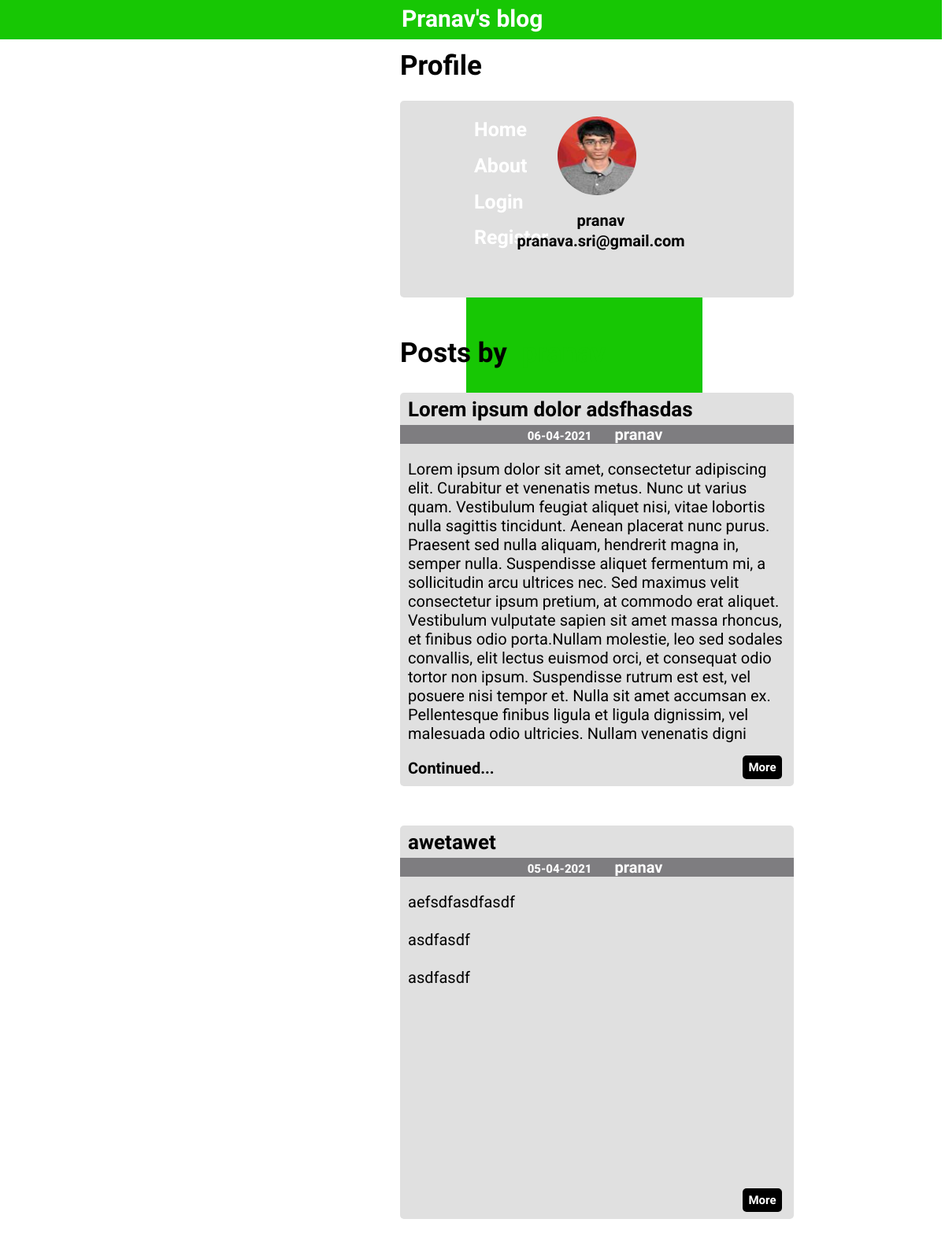
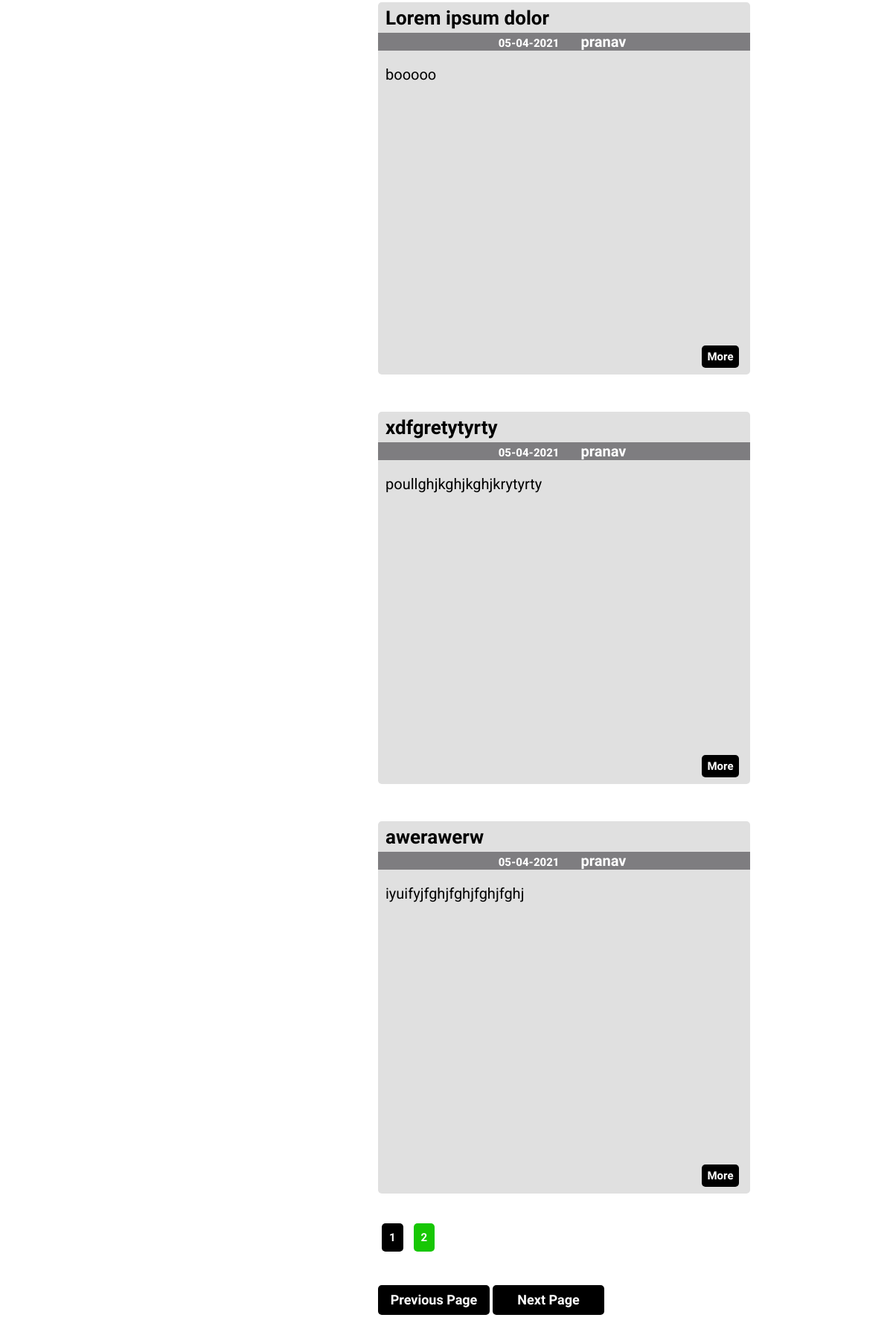
Page /pranav on the committed database (2 pictures, top to bottom).
### flaskblog/models.py (models this page shows, shortened)
class User(db.Model,UserMixin):
    id = db.Column(db.Integer,primary_key=True)
    username = db.Column(db.String(20),unique=True,nullable=False)
    email = db.Column(db.String(120),unique=True,nullable=False)
    image_file = db.Column(db.String(20),nullable=False,default='default.png')
    password = db.Column(db.String(60),nullable=False)
    posts = db.relationship('Post',backref='author',lazy=True)

class Post(db.Model):
    id = db.Column(db.Integer,primary_key=True)
    date = db.Column(db.DateTime,nullable=False,default=dt.datetime.utcnow)
    title = db.Column(db.String(35),nullable=False)
    content = db.Column(db.Text,nullable=False)
    user_id = db.Column(db.Integer,db.ForeignKey('user.id'),nullable=False)

### flaskblog/users/routes.py (the view)
@users.route("/<username>")
def profile(username):
    user = User.query.filter_by(username=username).first_or_404()
    if(user is not None):
        image_file = url_for('static',filename='profile_pics/{}'.format(user.image_file))
        page = request.args.get('page',1)
        posts = Post.query.filter_by(author=user).order_by(Post.date.desc()).paginate(per_page=5)
        return render_template("profile.html",image_file=image_file,user=user,posts=posts)
    else:
        image_file = url_for('static',filename='profile_pics/{}'.format('default.png'))
        page = request.args.get('page',1)
        posts = Post.query.filter_by(author=user).order_by(Post.date.desc()).paginate(per_page=5)
        return render_template("profile.html",title="Profile",image_file=image_file,user=user,posts=posts)

### flaskblog/templates/profile.html (shortened to what this page needs)
{% extends "layout.html" %}
{% block content %}
  <h1 style="margin-left:500px;">Profile</h1>
  <div class="post" style="margin-top:20px;height:250px;">
    <img class="user_img" src="{{ image_file }}">
    <div style="text-align:center;">
      <h2 style="font-weight:700;">{{ user.username }}</h2>
      <h2 style="font-weight:600;margin-top:-15px;">{{ user.email }}</h2>
    </div>
  </div>
  <div style="height:50px;"></div>
  <h1 style="margin-left:500px;display:inline;">Posts by <h1 style="color:#17c704;display:inline;">{{ user.username }}</h1></h1>
  {% for post in posts.items %}
    <div class="post">
      <div style="height:1px;"></div>
      <div>
        <button class="button more_button" style="margin-left:435px;margin-top:460px;"><a href="{{ url_for('posts.post_page',username=post.author.username,id=post.id) }}" style="text-decoration:none;color:inherit;"><h2 style="font-size:15px;margin:auto;">More</h2></a></button>
        <h1 style="margin-top:5px;margin-bottom:25px;font-size:26px;"><a style="text-decoration:none;color:inherit;" href="{{ url_for('posts.post_page',username=post.author.username,id=post.id) }}">{{ post.title }}</a></h1>
        <div style="text-align:center;background-color:#7e7d80;color:white;">
          <h2 style="display:inline;margin-right:15px;font-family:'Roboto',sans-serif;font-size:15px;">{{ post.date.strftime('%d-%m-%Y') }}</h2>
          <h2 style="display:inline;margin-right:15px;"><a style="text-decoration:none;color:inherit;" href="{{ url_for('users.profile',username=post.author.username) }}">{{ post.author.username }}</a></h2>
        </div>
      </div>
      {% if post.content|length >=775 %}
        <h3 style="font-family:'Roboto',sans-serif;font-weight:normal;">{{ post.content[0:775] }}</h3>
        <h2>Continued...</h2>
      {% else %}
        <pre style="white-space:pre-wrap;"><h3 style="font-family:'Roboto',sans-serif;font-weight:normal;">{{ post.content }}</h3></pre>
      {% endif %}
    </div>
  {% endfor %}
  <div style="height:50px;"></div>
  <div style="margin-left:500px;">
    {% for page_num in posts.iter_pages(left_edge=1,right_edge=1,left_current=1,right_current=2) %}
      {% if page_num %}
        {% if page_num == posts.page%}
          <a class="paginate_selected" style="text-decoration:none;" href="{{ url_for('users.profile',username=user.username,page=page_num )}}">{{ page_num }}</a>
        {% else %}
          <a class="paginate" style="text-decoration:none;" href="{{ url_for('users.profile',username=user.username,page=page_num )}}">{{ page_num }}</a>
        {% endif %}
      {% else %}
        ...
      {% endif %}
    {% endfor %}
  </div>
  <div style="height:20px;"></div>
  <div>
    <button class="button submit_button" style="width:150px;margin-left:500px;"><a style="text-decoration:none;color:inherit;" href="{{ url_for('users.profile',username=user.username,page=posts.prev_num) }}">Previous Page</a></button>
    <button class="button submit_button" style="width:150px;margin-left:0px;"><a style="text-decoration:none;color:inherit;" href="{{ url_for('users.profile',username=user.username,page=posts.next_num) }}">Next Page</a></button>
  </div>
{% endblock content %}

### flaskblog/static/css/layout.css (style rules this page uses)
.post { height:500px; width:500px; background-color: #e0e0e0; margin-top: 50px; margin-bottom: auto; margin-right: auto; margin-left: 500px; border-radius: 5px; }
.more_button { background-color: black; height: 30px; width: 50px; border-radius: 5px; color:white; text-decoration: none; border:none; }
.submit_button { height:40px; width:100px; background-color: black; color:white; border:none; border-radius: 5px; font-family: 'Raleway', sans-serif; font-weight: 700; font-size: 18px; margin-top: 35px; margin-left: 380px; }
.user_img { height:100px; width:100px; border-radius:50%; margin-left:200px; margin-top:20px; }
.paginate { font-family: 'Roboto',sans-serif; font-weight: 700; font-size: 15px; height:15px; width:15px; margin-top: 10px; margin-left:5px; margin-right:5px; border-radius: 5px; border:none; color:white; background-color: #17c704; padding:10px; }
.paginate_selected { font-family: 'Roboto',sans-serif; font-weight: 700; font-size: 15px; height:15px; width:15px; margin-top: 10px; margin-left:5px; margin-right:5px; border-radius: 5px; border:none; color:white; background-color: black; padding:10px; }
h1 { font-family: 'Raleway', sans-serif; font-weight: 800; font-size: 35px; margin-left: 10px; }
h2 { font-family: 'Raleway', sans-serif; font-weight: 800; font-size: 20px; margin-left: 10px; }
h3 { font-family: 'Raleway', sans-serif; font-weight: 700; font-size: 20px; margin-left: 10px; }

### rows in the picture
User: username "pranav", email "pranava.sri@gmail.com"
Post: title "Lorem ipsum dolor adsfhasdas", date "06-04-2021", author.username "pranav", content "Lorem ipsum dolor sit amet, consectetur adipiscing elit. Curabitur et venenatis metus. Nunc ut varius quam. Vestibulum feugiat aliquet nisi, vitae lobortis nulla sagittis tincidunt. Aenean placerat nunc purus. Praesent sed nulla aliquam, hendrerit magna in, semper nulla. Suspendisse aliquet fermentum mi, a sollicitudin arcu ultrices nec. Sed maximus velit consectetur ipsum pretium, at commodo erat aliquet. Vestibulum vulputate sapien sit amet massa rhoncus, et finibus odio porta.Nullam molestie, leo sed sodales convallis, elit lectus euismod orci, et consequat odio tortor non ipsum. Suspendisse rutrum est est, vel posuere nisi tempor et. Nulla sit amet accumsan ex. Pellentesque finibus…"
Post: title "awetawet", date "05-04-2021", author.username "pranav", content "aefsdfasdfasdf asdfasdf asdfasdf"
Post: title "Lorem ipsum dolor", date "05-04-2021", author.username "pranav", content "booooo"
Post: title "xdfgretytyrty", date "05-04-2021", author.username "pranav", content "poullghjkghjkghjkrytyrty"
Post: title "awerawerw", date "05-04-2021", author.username "pranav", content "iyuifyjfghjfghjfghjfghj"

### other values in the picture
{{ page_num }} "1"
{{ page_num }} "2"
